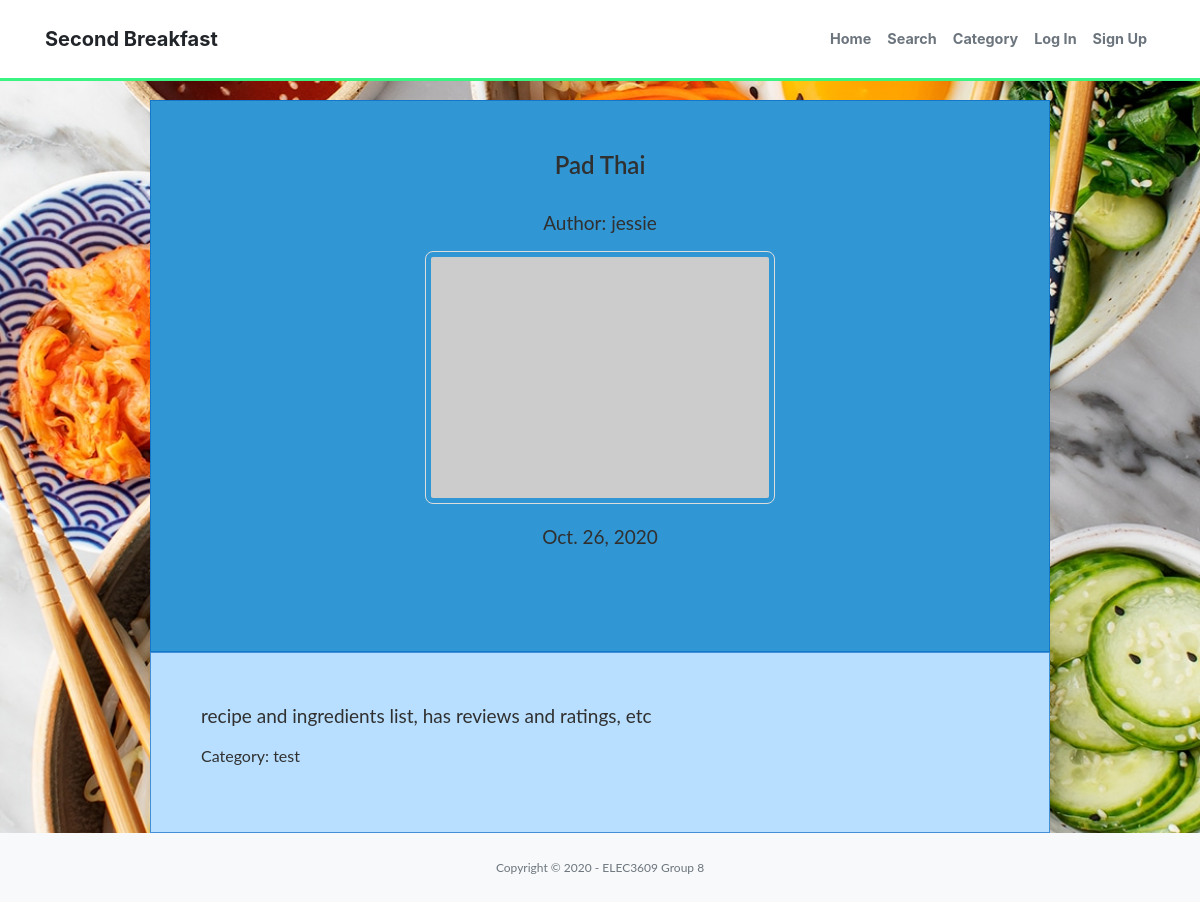
Page /7/ on the committed database.
### recipe/models.py (models this page shows, shortened)
class Post(models.Model):
    user = models.ForeignKey(User, on_delete=models.CASCADE)
    title = models.TextField(max_length=75, null=True, blank=False)
    content = models.TextField()
    picture = models.ImageField(upload_to='post_images', null=True, blank=True)
    timestamp = models.DateField(auto_now_add=True)
    category_choices = [
        ('AussieBBQ', 'AussieBBQ'),
        ('BakedSweets', 'BakedSweets'),
        ('Bread', 'Bread'),
        ('Breakfast', 'Breakfast'),
        ('Burgers', 'Burgers'),
        ('Chinese', 'Chinese'),
        ('Dessert', 'Dessert'),
        ('Drinks', 'Drinks'),
        ('Fried Food', 'Fried Food'),
        ('Greek', 'Greek'),
        ('Indian', 'Indian'),
        ('Japanese', 'Japanese'),
        ('Lebanese', 'Lebanese'),
        ('Mexican', 'Mexican'),
        ('Pasta', 'Pasta'),
        ('Pastries', 'Pastries'),
        ('Pies', 'Pies'),
        ('Pizza', 'Pizza'),
        ('Rice', 'Rice'),
        ('Salad', 'Salad'),
        ('Sandwich', 'Sandwich'),
        ('Seafood', 'Seafood'),
        ('Snacks', 'Snacks'),
        ('Soup', 'Soup'),
        ('Steak', 'Steak'),
        ('Thai', 'Thai'),
        ('Vegetarian', 'Vegetarian'),
    ]
    category = models.CharField(
        max_length = 20,
        choices = category_choices,
    )
    @property
    def post_img(self):
        if self.picture and hasattr(self.picture, 'url'):
            return self.picture.url

### recipe/views.py (the view)
# urls.py: path('<int:pk>/', recipe_views.recipedetailed, name='detail'),
def recipedetailed(request, pk):
    post = get_object_or_404(Post, pk=pk)
    return render(request, 'account/recipedetailed.html', {'post': post})

### recipe/templates/account/recipedetailed.html (shortened to what this page needs)
{% extends "base.html" %}
{% load static %}
{% block head_css %}
<link rel="stylesheet" type="text/css" href="{% static '/css/detailedrecipe.css' %}">
{% endblock %}
{% block page_content %}
<div class="container-fluid bg-1">
    <h2 class="bg-1-content">{{ post.title }}</h2>
    <p class="bg-1-content"> Author: {{ post.user}} </p>
    {% if post.post_img %}
        <img class="media-object img-rounded img-responsive center bg-1-content" id="recipe-img" src="{{post.post_img}}">
    {% else %}
        <img class="media-object img-rounded img-responsive bg-1-content" id="recipe-img" src="http://placehold.it/350x250">
    {% endif %}
    <p class="bg-1-content">{{post.timestamp}}</p>
</div>
<div class="container-fluid bg-2">
    <p>{{ post.content|linebreaksbr }}</p>
    <p class="bg-1-content" id="category-tag">Category: {{post.category}}</p>
</div>
{% endblock %}

### recipe/static/css/base.css (style rules this page uses)
@media screen and (min-width: 768px) { body { padding-top: 100px; } }
body { height: 100vh; }

### recipe/static/css/detailedrecipe.css (style rules this page uses)
body { background: url("/static/assets/post_recipe_bg.jpg"); background-position: center; background-repeat: no-repeat; background-attachment: fixed; background-size: cover; font: 400 15px Lato, sans-serif; line-height: 1.8; }
img.media-object { display: block; margin-left: auto; margin-right: auto; border-radius: 8px; border: 1px solid #ddd; padding: 5px; width: 350px; height: Auto; margin-bottom: 20px;; }
h2 { font-size: 24px; text-transform: capitalize; color: #303030; font-weight: 600; margin-bottom: 30px; }
p { font-size: 19px; line-height: 1.375em; color: #303030; font-weight: 400; margin-bottom: 15px; }
.container-fluid { width: 75%; padding-top: 50px; padding-bottom: 50px; padding-left: 50px; padding-right: 50px; font-size: 20px; border: 1px solid rgba(8, 105, 196, 0.671); border-radius: 0!important; transition: box-shadow 0.5s; }
.bg-1 { background-color: rgb(49, 150, 212); color:#ffffff; text-align: center; }
.bg-2 { background-color: #b8dfff; color:#ffffff; }
.bg-1-content { text-align: center; }
#category-tag { text-align: left; font-size: 16px; }

### rows in the picture
Post: title "Pad Thai", user "jessie", timestamp "Oct. 26, 2020", content "recipe and ingredients list, has reviews and ratings, etc", category "test"
